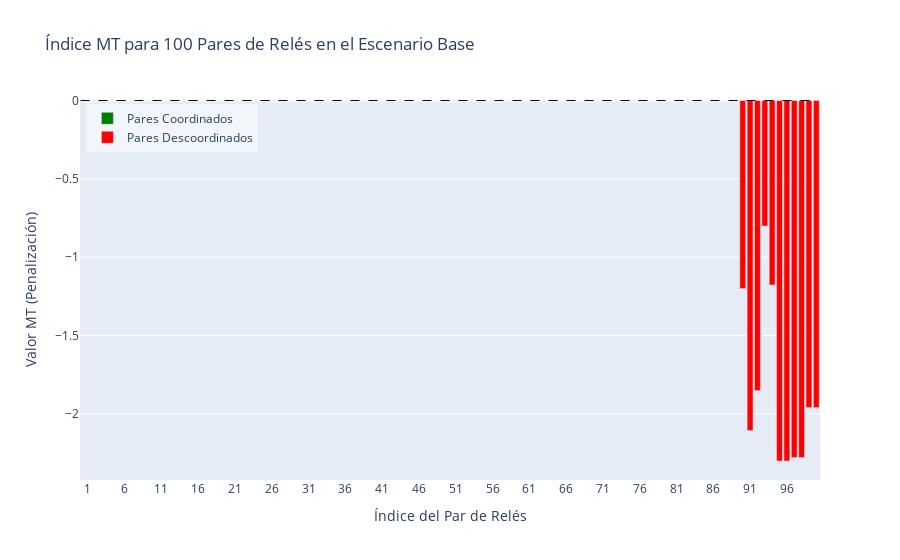
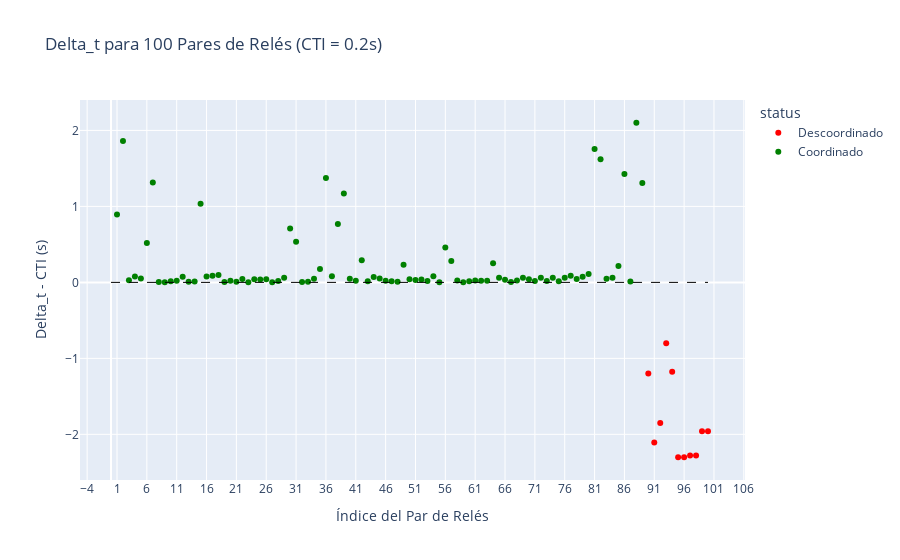
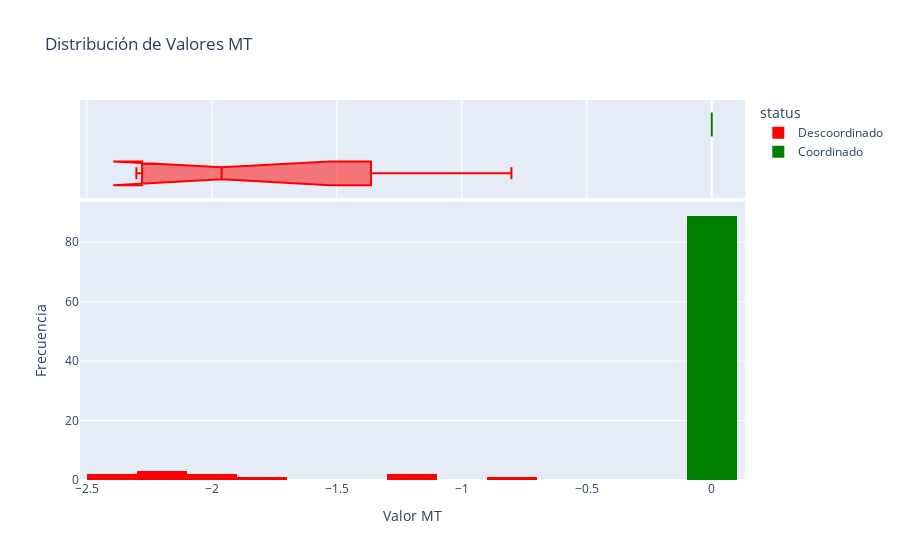

These figures' notebook cell, in order:
### Markdown cell above
# Anlisis detallado escenario 15

### Code cell
import json
import os
import math
import copy # Para crear copias de los diccionarios si es necesario

# --- Constantes ---
CTI = 0.2  # Intervalo de tiempo de coordinación típico (en segundos)
TARGET_SCENARIO_ID = "scenario_15" # Escenario específico a analizar

# --- Ruta del archivo ---
input_file = "/Users/gustavo/Documents/Projects/TESIS_UNAL/ADAPTIVE_ALGORITHM/data/processed/independent_relay_pairs_optimization.json"

print(f"Archivo de entrada: {input_file}")
print(f"Analizando SOLAMENTE para: '{TARGET_SCENARIO_ID}'")

# Listas para clasificar los pares del escenario objetivo
coordinated_pairs = []
uncoordinated_pairs = []

try:
    # 1. Cargar el archivo JSON (lista de pares)
    print("Cargando datos (lista de pares)...")
    with open(input_file, 'r') as f:
        relay_pairs_data = json.load(f)
    print("Datos cargados correctamente.")

    # Validar que es una lista
    if not isinstance(relay_pairs_data, list):
        raise TypeError(f"Error: El archivo {input_file} no contiene una lista JSON.")

    # 2. Procesar cada par de relés, filtrando por scenario_id
    print(f"Calculando delta_t, mt y clasificando pares para '{TARGET_SCENARIO_ID}'...")
    total_pairs_read = 0
    scenario_pairs_found = 0
    skipped_pairs_count = 0 # Pares omitidos DENTRO del scenario_id objetivo

    for pair_entry in relay_pairs_data:
        total_pairs_read += 1
        if not isinstance(pair_entry, dict):
            # Contar como leído pero no procesado si no es diccionario
            continue

        # --- FILTRAR POR SCENARIO_ID ---
        current_scenario_id = pair_entry.get("scenario_id")
        if current_scenario_id != TARGET_SCENARIO_ID:
            continue # Omitir este par si no es del escenario objetivo
        # ---------------------------------

        # Si llegamos aquí, el par pertenece a TARGET_SCENARIO_ID
        scenario_pairs_found += 1

        # Obtener información de los relés de forma segura
        main_relay_info = pair_entry.get('main_relay')
        backup_relay_info = pair_entry.get('backup_relay')

        if not isinstance(main_relay_info, dict) or not isinstance(backup_relay_info, dict):
            print(f"Advertencia ({TARGET_SCENARIO_ID}): Falta información de relé principal o de respaldo en: {pair_entry.get('line', 'N/A')}-{pair_entry.get('fault', 'N/A')}. Par omitido.")
            skipped_pairs_count += 1
            continue

        # Obtener tiempos de operación de forma segura
        main_time = main_relay_info.get('Time_out')
        backup_time = backup_relay_info.get('Time_out')

        # Validar que los tiempos son números
        if not isinstance(main_time, (int, float)) or not isinstance(backup_time, (int, float)):
            print(f"Advertencia ({TARGET_SCENARIO_ID}): Tiempo(s) de operación no numéricos o faltantes en: {pair_entry.get('line', 'N/A')}-{pair_entry.get('fault', 'N/A')} (Main: {main_time}, Backup: {backup_time}). Par omitido.")
            skipped_pairs_count += 1
            continue

        # --- Realizar Cálculos ---
        delta_t = backup_time - main_time - CTI
        mt = (delta_t - abs(delta_t)) / 2  # Penalización solo si delta_t es negativo

        # Crear una copia del par y añadirle los resultados del cálculo
        pair_info = copy.deepcopy(pair_entry)
        pair_info['delta_t'] = delta_t
        pair_info['mt'] = mt

        # --- Clasificar (solo pares del TARGET_SCENARIO_ID) ---
        if delta_t >= 0:
            coordinated_pairs.append(pair_info)
        else:
            uncoordinated_pairs.append(pair_info)

    print("Procesamiento de pares completado.")

    # 3. Calcular Métricas Finales (solo para TARGET_SCENARIO_ID)
    if scenario_pairs_found == 0:
         print (f"No se encontraron pares válidos para '{TARGET_SCENARIO_ID}' en el archivo.")
    else:
        total_valid_pairs_scenario = len(coordinated_pairs) + len(uncoordinated_pairs) # Pares válidos DENTRO del escenario
        miscoordination_count_scenario = len(uncoordinated_pairs)
        # Sumar 'mt' solo de los pares del escenario objetivo (que son los únicos en las listas)
        tmt_total_scenario = sum(pair["mt"] for pair in coordinated_pairs + uncoordinated_pairs)


        # 4. Imprimir Resultados
        print(f"\n--- Resultados del Análisis de Coordinación para '{TARGET_SCENARIO_ID}' ---")
        print(f"Total de pares leídos del archivo: {total_pairs_read}")
        print(f"Total de pares encontrados para '{TARGET_SCENARIO_ID}': {scenario_pairs_found}")
        if skipped_pairs_count > 0:
            print(f"Pares omitidos DENTRO de '{TARGET_SCENARIO_ID}' (datos inválidos/faltantes): {skipped_pairs_count}")
        print(f"Total de pares válidos analizados para '{TARGET_SCENARIO_ID}': {total_valid_pairs_scenario}")
        print(f"Número de pares coordinados (delta_t >= 0) en '{TARGET_SCENARIO_ID}': {len(coordinated_pairs)}")
        print(f"Número de pares DESCOORDINADOS (delta_t < 0) en '{TARGET_SCENARIO_ID}': {miscoordination_count_scenario}")
        print(f"Suma total de penalización por descoordinación (TMT Total) para '{TARGET_SCENARIO_ID}': {tmt_total_scenario:.5f}") # Imprimir con 5 decimales

except FileNotFoundError:
    print(f"Error CRÍTICO: No se pudo encontrar el archivo de entrada: {input_file}")
except TypeError as e:
    print(f"Error CRÍTICO: Problema con el tipo de datos esperado en el archivo JSON: {e}")
except json.JSONDecodeError as e:
    print(f"Error CRÍTICO: El archivo de entrada JSON ({input_file}) está mal formado: {e}")
except Exception as e:
    import traceback
    print(f"Error inesperado durante el procesamiento: {e}")
    print("--- Traceback ---")
    traceback.print_exc()
    print("-----------------")
import plotly.graph_objects as go
import plotly.express as px
import pandas as pd
import numpy as np

# Preparar los datos para la gráfica
def prepare_data_for_plot(coordinated_pairs, uncoordinated_pairs):
    # Combinar ambas listas
    all_pairs = coordinated_pairs + uncoordinated_pairs
    
    # Crear un DataFrame para facilitar el manejo de datos
    pairs_data = []
    for idx, pair in enumerate(all_pairs):
        main_relay_name = pair.get('main_relay', {}).get('RelayID', f"Main_{idx}")
        backup_relay_name = pair.get('backup_relay', {}).get('RelayID', f"Backup_{idx}")
        pair_name = f"{main_relay_name}-{backup_relay_name}"
        
        pairs_data.append({
            'index': idx + 1,  # Para enumerar los pares
            'pair_name': pair_name,
            'main_relay': main_relay_name,
            'backup_relay': backup_relay_name,
            'mt': pair.get('mt', 0),
            'delta_t': pair.get('delta_t', 0),
            'status': 'Coordinado' if pair.get('delta_t', 0) >= 0 else 'Descoordinado',
            'line': pair.get('line', 'N/A'),
            'fault': pair.get('fault', 'N/A')
        })
    
    return pd.DataFrame(pairs_data)

# Crear la visualización
def plot_mt_values(df):
    # Ordenar por valor de MT (de peor a mejor)
    df_sorted = df.sort_values(by='mt')
    
    # Crear un gráfico de barras para MT
    fig = go.Figure()
    
    # Añadir barras para pares coordinados (en verde)
    coordinated_df = df_sorted[df_sorted['status'] == 'Coordinado']
    fig.add_trace(go.Bar(
        x=coordinated_df['index'],
        y=coordinated_df['mt'],
        name='Pares Coordinados',
        marker_color='green',
        text=coordinated_df['pair_name'],
        hovertemplate='<b>%{text}</b><br>MT: %{y:.5f}<br>Índice: %{x}<extra></extra>'
    ))
    
    # Añadir barras para pares descoordinados (en rojo)
    uncoordinated_df = df_sorted[df_sorted['status'] == 'Descoordinado']
    fig.add_trace(go.Bar(
        x=uncoordinated_df['index'],
        y=uncoordinated_df['mt'],
        name='Pares Descoordinados',
        marker_color='red',
        text=uncoordinated_df['pair_name'],
        hovertemplate='<b>%{text}</b><br>MT: %{y:.5f}<br>Índice: %{x}<extra></extra>'
    ))
    
    # Añadir una línea horizontal en y=0
    fig.add_shape(
        type='line',
        x0=0,
        y0=0,
        x1=len(df),
        y1=0,
        line=dict(color='black', width=1, dash='dash')
    )
    
    # Personalizar la apariencia
    fig.update_layout(
        title=f'Índice MT para {len(df)} Pares de Relés en el Escenario Base',
        xaxis_title='Índice del Par de Relés',
        yaxis_title='Valor MT (Penalización)',
        barmode='group',
        xaxis=dict(
            tickmode='linear',
            tick0=1,
            dtick=5,
        ),
        legend=dict(
            x=0.01,
            y=0.99,
            bgcolor='rgba(255, 255, 255, 0.5)',
            bordercolor='rgba(0, 0, 0, 0.5)'
        )
    )
    
    # Mostrar el gráfico
    fig.show()

    # También crear una gráfica de delta_t para ver la diferencia de tiempos
    fig_delta = px.scatter(
        df_sorted,
        x='index',
        y='delta_t',
        color='status',
        color_discrete_map={'Coordinado': 'green', 'Descoordinado': 'red'},
        hover_data=['pair_name', 'delta_t', 'mt'],
        title=f'Delta_t para {len(df)} Pares de Relés (CTI = {CTI}s)'
    )
    
    # Añadir línea de CTI
    fig_delta.add_shape(
        type='line',
        x0=0,
        y0=0,
        x1=len(df),
        y1=0,
        line=dict(color='black', width=1, dash='dash')
    )
    
    fig_delta.update_layout(
        xaxis_title='Índice del Par de Relés',
        yaxis_title='Delta_t - CTI (s)',
        xaxis=dict(
            tickmode='linear',
            tick0=1,
            dtick=5,
        )
    )
    
    fig_delta.show()
    
    # Gráfico de distribución de valores MT
    fig_hist = px.histogram(
        df_sorted, 
        x='mt',
        color='status',
        color_discrete_map={'Coordinado': 'green', 'Descoordinado': 'red'},
        marginal='box',
        title="Distribución de Valores MT"
    )
    fig_hist.update_layout(
        xaxis_title='Valor MT',
        yaxis_title='Frecuencia',
    )
    fig_hist.show()

# Ejecutar la visualización
try:
    # Preparar los datos
    df = prepare_data_for_plot(coordinated_pairs, uncoordinated_pairs)
    
    # Generar las gráficas
    plot_mt_values(df)
    
    # Mostrar un resumen estadístico
    print("\n--- Resumen Estadístico de MT ---")
    print(f"Mínimo: {df['mt'].min():.5f}")
    print(f"Máximo: {df['mt'].min():.5f}")
    print(f"Promedio: {df['mt'].mean():.5f}")
    print(f"Mediana: {df['mt'].median():.5f}")
    
    # Identificar los 5 pares con peor descoordinación (MT más negativo)
    if len(df[df['status'] == 'Descoordinado']) > 0:
        print("\n--- 5 Pares con Mayor Descoordinación ---")
        worst_pairs = df.sort_values(by='mt').head(5)
        for idx, row in worst_pairs.iterrows():
            print(f"Par: {row['pair_name']}, Línea: {row['line']}, Falla: {row['fault']}, MT: {row['mt']:.5f}, Delta_t: {row['delta_t']:.5f}")
    
except Exception as e:
    print(f"Error al crear las gráficas: {e}")

### Figure 1 — Plotly figure (JSON) as saved in the notebook; plotly's stock layout.template omitted (floating-point values rounded to 4 significant figures)
{"data": [{"hovertemplate": "<b>%{text}</b><br>MT: %{y:.5f}<br>Índice: %{x}<extra></extra>", "marker": {"color": "green"}, "name": "Pares Coordinados", "text": ["Main_52-Backup_52", "Main_67-Backup_67", "Main_66-Backup_66", "Main_65-Backup_65", "Main_64-Backup_64", "Main_63-Backup_63", "Main_62-Backup_62", "Main_61-Backup_61", "Main_60-Backup_60", "Main_59-Backup_59", "Main_68-Backup_68", "Main_57-Backup_57", "Main_56-Backup_56", "Main_55-Backup_55", "Main_54-Backup_54", "Main_53-Backup_53", "Main_51-Backup_51", "Main_58-Backup_58", "Main_70-Backup_70", "Main_71-Backup_71", "Main_88-Backup_88", "Main_87-Backup_87", "Main_86-Backup_86", "Main_85-Backup_85", "Main_84-Backup_84", "Main_83-Backup_83", "Main_82-Backup_82", "Main_81-Backup_81", "Main_80-Backup_80", "Main_79-Backup_79", "Main_78-Backup_78", "Main_77-Backup_77", "Main_76-Backup_76", "Main_75-Backup_75", "Main_50-Backup_50", "Main_73-Backup_73", "Main_72-Backup_72", "Main_69-Backup_69", "Main_74-Backup_74", "Main_0-Backup_0", "Main_47-Backup_47", "Main_21-Backup_21", "Main_20-Backup_20", "Main_19-Backup_19", "Main_18-Backup_18", "Main_17-Backup_17", "Main_16-Backup_16", "Main_15-Backup_15", "Main_14-Backup_14", "Main_13-Backup_13", "Main_12-Backup_12", "Main_11-Backup_11", "Main_10-Backup_10", "Main_9-Backup_9", "Main_8-Backup_8", "Main_7-Backup_7", "Main_6-Backup_6", "Main_5-Backup_5", "Main_4-Backup_4", "Main_3-Backup_3", "Main_2-Backup_2", "Main_1-Backup_1", "Main_22-Backup_22", "Main_48-Backup_48", "Main_23-Backup_23", "Main_25-Backup_25", "Main_46-Backup_46", "Main_45-Backup_45", "Main_44-Backup_44", "Main_43-Backup_43", "Main_42-Backup_42", "Main_41-Backup_41", "Main_40-Backup_40", "Main_39-Backup_39", "Main_38-Backup_38", "Main_37-Backup_37", "Main_36-Backup_36", "Main_35-Backup_35", "Main_34-Backup_34", "Main_33-Backup_33", "Main_32-Backup_32", "Main_31-Backup_31", "Main_30-Backup_30", "Main_29-Backup_29", "Main_28-Backup_28", "Main_27-Backup_27", "Main_26-Backup_26", "Main_24-Backup_24", "Main_49-Backup_49"], "type": "bar", "x": [53, 68, 67, 66, 65, 64, 63, 62, 61, 60, 69, 58, 57, 56, 55, 54, 52, 59, 71, 72, 89, 88, 87, 86, 85, 84, 83, 82, 81, 80, 79, 78, 77, 76, 51, 74, 73, 70, 75, 1, 48, 22, 21, 20, 19, 18, 17, 16, 15, 14, 13, 12, 11, 10, 9, 8, 7, 6, 5, 4, 3, 2, 23, 49, 24, 26, 47, 46, 45, 44, 43, 42, 41, 40, 39, 38, 37, 36, 35, 34, 33, 32, 31, 30, 29, 28, 27, 25, 50], "y": [0, 0, 0, 0, 0, 0, 0, 0, 0, 0, 0, 0, 0, 0, 0, 0, 0, 0, 0, 0, 0, 0, 0, 0, 0, 0, 0, 0, 0, 0, 0, 0, 0, 0, 0, 0, 0, 0, 0, 0, 0, 0, 0, 0, 0, 0, 0, 0, 0, 0, 0, 0, 0, 0, 0, 0, 0, 0, 0, 0, 0, 0, 0, 0, 0, 0, 0, 0, 0, 0, 0, 0, 0, 0, 0, 0, 0, 0, 0, 0, 0, 0, 0, 0, 0, 0, 0, 0, 0]}, {"hovertemplate": "<b>%{text}</b><br>MT: %{y:.5f}<br>Índice: %{x}<extra></extra>", "marker": {"color": "red"}, "name": "Pares Descoordinados", "text": ["Main_95-Backup_95", "Main_94-Backup_94", "Main_97-Backup_97", "Main_96-Backup_96", "Main_90-Backup_90", "Main_99-Backup_99", "Main_98-Backup_98", "Main_91-Backup_91", "Main_89-Backup_89", "Main_93-Backup_93", "Main_92-Backup_92"], "type": "bar", "x": [96, 95, 98, 97, 91, 100, 99, 92, 90, 94, 93], "y": [-2.302, -2.302, -2.279, -2.279, -2.107, -1.961, -1.961, -1.852, -1.2, -1.178, -0.8014]}], "layout": {"barmode": "group", "legend": {"bgcolor": "rgba(255, 255, 255, 0.5)", "bordercolor": "rgba(0, 0, 0, 0.5)", "x": 0.01, "y": 0.99}, "shapes": [{"line": {"color": "black", "dash": "dash", "width": 1}, "type": "line", "x0": 0, "x1": 100, "y0": 0, "y1": 0}], "title": {"text": "Índice MT para 100 Pares de Relés en el Escenario Base"}, "xaxis": {"dtick": 5, "tick0": 1, "tickmode": "linear", "title": {"text": "Índice del Par de Relés"}}, "yaxis": {"title": {"text": "Valor MT (Penalización)"}}}}

### Figure 2 — Plotly figure (JSON) as saved in the notebook; plotly's stock layout.template omitted (floating-point values rounded to 4 significant figures; data arrays with more than 128 entries replaced by an {"elided": "..."} marker saying what was removed)
{"data": [{"customdata": [["Main_95-Backup_95", -2.302], ["Main_94-Backup_94", -2.302], ["Main_97-Backup_97", -2.279], ["Main_96-Backup_96", -2.279], ["Main_90-Backup_90", -2.107], ["Main_99-Backup_99", -1.961], ["Main_98-Backup_98", -1.961], ["Main_91-Backup_91", -1.852], ["Main_89-Backup_89", -1.2], ["Main_93-Backup_93", -1.178], ["Main_92-Backup_92", -0.8014]], "hovertemplate": "status=Descoordinado<br>index=%{x}<br>delta_t=%{y}<br>pair_name=%{customdata[0]}<br>mt=%{customdata[1]}<extra></extra>", "legendgroup": "Descoordinado", "marker": {"color": "red", "symbol": "circle"}, "mode": "markers", "name": "Descoordinado", "orientation": "v", "showlegend": true, "type": "scatter", "x": [96, 95, 98, 97, 91, 100, 99, 92, 90, 94, 93], "xaxis": "x", "y": [-2.302, -2.302, -2.279, -2.279, -2.107, -1.961, -1.961, -1.852, -1.2, -1.178, -0.8014], "yaxis": "y"}, {"customdata": {"elided": "89x2 mixed values"}, "hovertemplate": "status=Coordinado<br>index=%{x}<br>delta_t=%{y}<br>pair_name=%{customdata[0]}<br>mt=%{customdata[1]}<extra></extra>", "legendgroup": "Coordinado", "marker": {"color": "green", "symbol": "circle"}, "mode": "markers", "name": "Coordinado", "orientation": "v", "showlegend": true, "type": "scatter", "x": [53, 68, 67, 66, 65, 64, 63, 62, 61, 60, 69, 58, 57, 56, 55, 54, 52, 59, 71, 72, 89, 88, 87, 86, 85, 84, 83, 82, 81, 80, 79, 78, 77, 76, 51, 74, 73, 70, 75, 1, 48, 22, 21, 20, 19, 18, 17, 16, 15, 14, 13, 12, 11, 10, 9, 8, 7, 6, 5, 4, 3, 2, 23, 49, 24, 26, 47, 46, 45, 44, 43, 42, 41, 40, 39, 38, 37, 36, 35, 34, 33, 32, 31, 30, 29, 28, 27, 25, 50], "xaxis": "x", "y": [0.0187, 0.0252, 0.0057, 0.0356, 0.0607, 0.2531, 0.0207, 0.0218, 0.0232, 0.014, 0.0616, 0.0256, 0.2812, 0.459, 0.0017, 0.079, 0.0362, 0.0004, 0.0166, 0.0619, 1.307, 2.101, 0.0106, 1.425, 0.2165, 0.0605, 0.0487, 1.621, 1.754, 0.1096, 0.0733, 0.0439, 0.0866, 0.0593, 0.0323, 0.0611, 0.0176, 0.04, 0.0141, 0.8924, 0.0068, 0.0437, 0.0097, 0.0205, 0.0038, 0.0963, 0.0885, 0.0772, 1.034, 0.0105, 0.0088, 0.0726, 0.0207, 0.0144, 0.0016, 0.0062, 1.316, 0.5177, 0.0507, 0.0777, 0.0283, 1.859, 0.0026, 0.231, 0.0395, 0.0404, 0.015, 0.0227, 0.0522, 0.0711, 0.0149, 0.291, 0.0204, 0.0492, 1.17, 0.767, 0.0792, 1.372, 0.1752, 0.0464, 0.0084, 0.0037, 0.5347, 0.7081, 0.0615, 0.0177, 0.0024, 0.0382, 0.0405], "yaxis": "y"}], "layout": {"legend": {"title": {"text": "status"}, "tracegroupgap": 0}, "shapes": [{"line": {"color": "black", "dash": "dash", "width": 1}, "type": "line", "x0": 0, "x1": 100, "y0": 0, "y1": 0}], "title": {"text": "Delta_t para 100 Pares de Relés (CTI = 0.2s)"}, "xaxis": {"anchor": "y", "domain": [0, 1], "dtick": 5, "tick0": 1, "tickmode": "linear", "title": {"text": "Índice del Par de Relés"}}, "yaxis": {"anchor": "x", "domain": [0, 1], "title": {"text": "Delta_t - CTI (s)"}}}}

### Figure 3 — Plotly figure (JSON) as saved in the notebook; plotly's stock layout.template omitted (floating-point values rounded to 4 significant figures)
{"data": [{"alignmentgroup": "True", "bingroup": "x", "hovertemplate": "status=Descoordinado<br>mt=%{x}<br>count=%{y}<extra></extra>", "legendgroup": "Descoordinado", "marker": {"color": "red", "pattern": {"shape": ""}}, "name": "Descoordinado", "offsetgroup": "Descoordinado", "orientation": "v", "showlegend": true, "type": "histogram", "x": [-2.302, -2.302, -2.279, -2.279, -2.107, -1.961, -1.961, -1.852, -1.2, -1.178, -0.8014], "xaxis": "x", "yaxis": "y"}, {"alignmentgroup": "True", "hovertemplate": "status=Descoordinado<br>mt=%{x}<extra></extra>", "legendgroup": "Descoordinado", "marker": {"color": "red"}, "name": "Descoordinado", "notched": true, "offsetgroup": "Descoordinado", "showlegend": false, "type": "box", "x": [-2.302, -2.302, -2.279, -2.279, -2.107, -1.961, -1.961, -1.852, -1.2, -1.178, -0.8014], "xaxis": "x2", "yaxis": "y2"}, {"alignmentgroup": "True", "bingroup": "x", "hovertemplate": "status=Coordinado<br>mt=%{x}<br>count=%{y}<extra></extra>", "legendgroup": "Coordinado", "marker": {"color": "green", "pattern": {"shape": ""}}, "name": "Coordinado", "offsetgroup": "Coordinado", "orientation": "v", "showlegend": true, "type": "histogram", "x": [0, 0, 0, 0, 0, 0, 0, 0, 0, 0, 0, 0, 0, 0, 0, 0, 0, 0, 0, 0, 0, 0, 0, 0, 0, 0, 0, 0, 0, 0, 0, 0, 0, 0, 0, 0, 0, 0, 0, 0, 0, 0, 0, 0, 0, 0, 0, 0, 0, 0, 0, 0, 0, 0, 0, 0, 0, 0, 0, 0, 0, 0, 0, 0, 0, 0, 0, 0, 0, 0, 0, 0, 0, 0, 0, 0, 0, 0, 0, 0, 0, 0, 0, 0, 0, 0, 0, 0, 0], "xaxis": "x", "yaxis": "y"}, {"alignmentgroup": "True", "hovertemplate": "status=Coordinado<br>mt=%{x}<extra></extra>", "legendgroup": "Coordinado", "marker": {"color": "green"}, "name": "Coordinado", "notched": true, "offsetgroup": "Coordinado", "showlegend": false, "type": "box", "x": [0, 0, 0, 0, 0, 0, 0, 0, 0, 0, 0, 0, 0, 0, 0, 0, 0, 0, 0, 0, 0, 0, 0, 0, 0, 0, 0, 0, 0, 0, 0, 0, 0, 0, 0, 0, 0, 0, 0, 0, 0, 0, 0, 0, 0, 0, 0, 0, 0, 0, 0, 0, 0, 0, 0, 0, 0, 0, 0, 0, 0, 0, 0, 0, 0, 0, 0, 0, 0, 0, 0, 0, 0, 0, 0, 0, 0, 0, 0, 0, 0, 0, 0, 0, 0, 0, 0, 0, 0], "xaxis": "x2", "yaxis": "y2"}], "layout": {"barmode": "relative", "legend": {"title": {"text": "status"}, "tracegroupgap": 0}, "title": {"text": "Distribución de Valores MT"}, "xaxis": {"anchor": "y", "domain": [0, 1], "title": {"text": "Valor MT"}}, "xaxis2": {"anchor": "y2", "domain": [0, 1], "matches": "x", "showgrid": true, "showticklabels": false}, "yaxis": {"anchor": "x", "domain": [0, 0.7326], "title": {"text": "Frecuencia"}}, "yaxis2": {"anchor": "x2", "domain": [0.7426, 1], "matches": "y2", "showgrid": false, "showline": false, "showticklabels": false, "ticks": ""}}}
